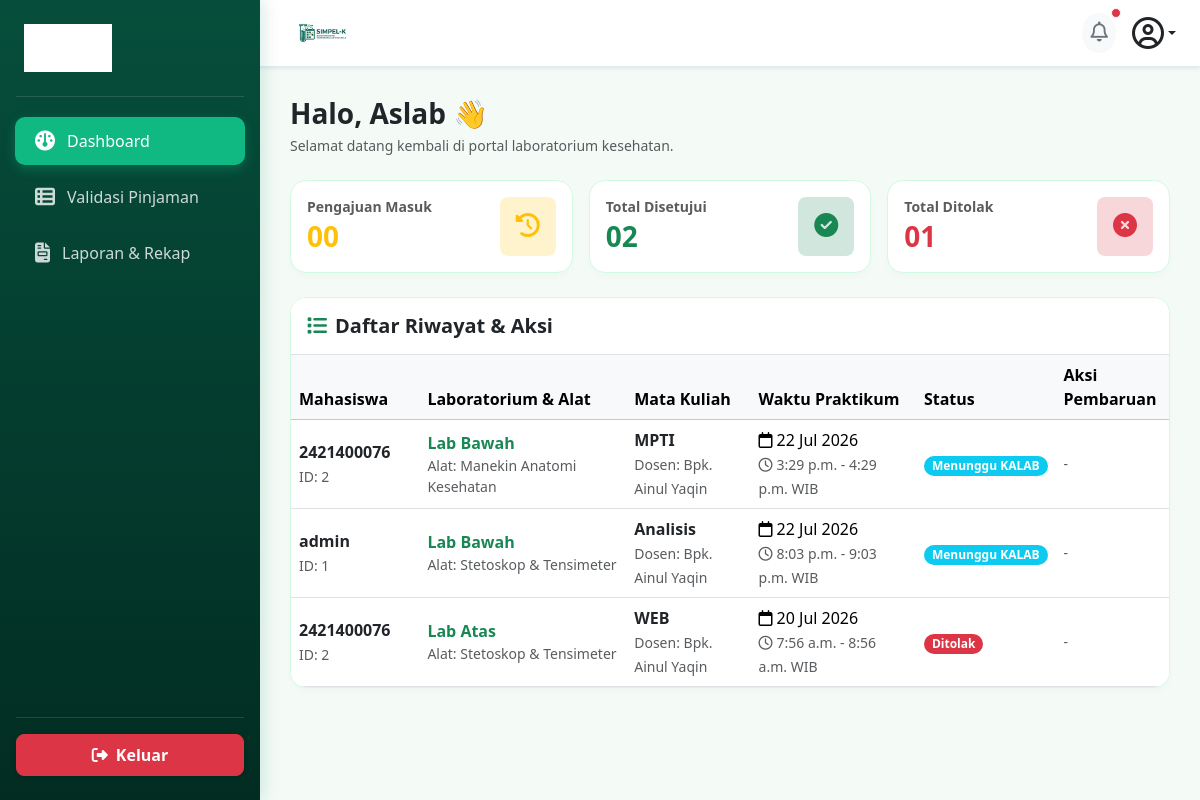
The app's page /aslab/dashboard/ (signed in), older data.
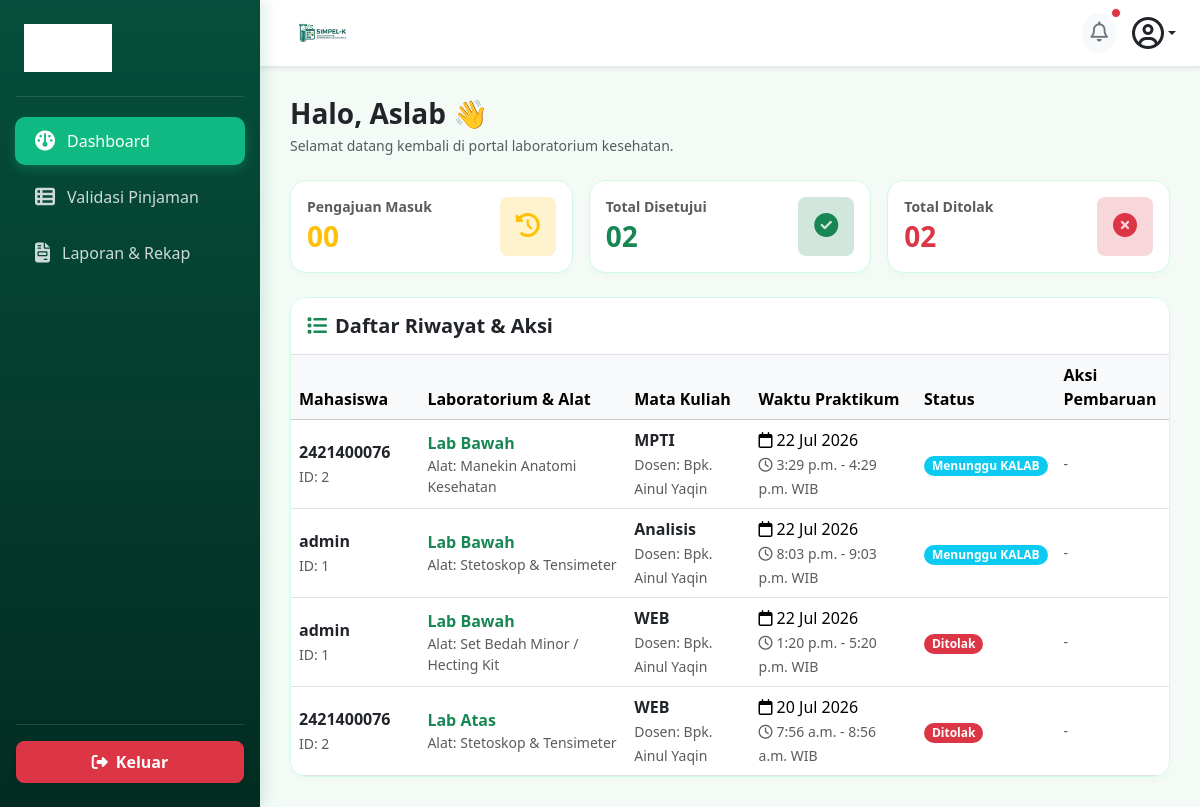
The same page, newer data.
### core_auth/models.py (models this page shows, shortened)
class Peminjaman(models.Model):
    STATUS_CHOICES = [
        ('pending', 'Menunggu Validasi ASLAB'),
        ('verified', 'Menunggu Persetujuan KALAB'),
        ('disetujui', 'Disetujui / Jadwal Dikunci'),
        ('ditolak', 'Ditolak'),
        ('selesai', 'Selesai / Sudah Dikembalikan'),
    ]
    mahasiswa = models.ForeignKey(settings.AUTH_USER_MODEL, on_delete=models.CASCADE, related_name='peminjaman_mahasiswa')
    ruang_lab = models.ForeignKey(RuangLab, on_delete=models.CASCADE)
    alat_bahan = models.ForeignKey(AlatBahan, on_delete=models.PROTECT)
    keperluan = models.TextField()
    nama_dosen = models.CharField(max_length=100)
    mata_kuliah = models.CharField(max_length=100)
    tanggal_pinjam = models.DateField()
    wkt_mulai = models.TimeField()
    wkt_akhir = models.TimeField()
    status = models.CharField(max_length=20, choices=STATUS_CHOICES, default='pending')
    di_validasi_oleh = models.ForeignKey(
        settings.AUTH_USER_MODEL,
        on_delete=models.SET_NULL,
        blank=True,
        null=True,
        related_name='aslab_verifikator'
    )
    tgl_pengajuan = models.DateTimeField(auto_now_add=True)
    catatan_tolak = models.TextField(blank=True, null=True)

class User(AbstractUser):
    ROLE_CHOICES = [
        ('mahasiswa', 'Mahasiswa/PJMK'),
        ('aslab', 'Asisten Laboratorium'),
        ('kaleb', 'Kepala Laboratorium'),
    ]
    role = models.CharField(max_length=20, choices=ROLE_CHOICES, default='mahasiswa')
    nim = models.CharField(max_length=20, blank=True, null=True, unique=True)
    prodi = models.CharField(max_length=50, blank=True, null=True)
    no_hp = models.CharField(max_length=15, blank=True, null=True)

class RuangLab(models.Model):
    nama_ruang = models.CharField(max_length=100)
    kapasitas = models.IntegerField()
    deskripsi = models.TextField(blank=True, null=True)

class AlatBahan(models.Model):
    nama_alat = models.CharField(max_length=100)
    stok_tersedia = models.IntegerField(default=0)
    satuan = models.CharField(max_length=20, default='Pcs')

### aslab/views.py (the view)
# urls.py: path('dashboard/', views.dashboard_aslab, name='dashboard'),
@login_required(login_url='core_auth:login')
def dashboard_aslab(request):
    semua_peminjaman = Peminjaman.objects.all().order_by('-tanggal_pinjam')
    total_masuk = Peminjaman.objects.filter(status__in=['pending', 'pengembalian_diajukan']).count()
    total_disetujui = Peminjaman.objects.filter(status__in=['verified', 'disetujui', 'selesai']).count()
    total_ditolak = Peminjaman.objects.filter(status='ditolak').count()
    context = {
        'semua_peminjaman': semua_peminjaman,
        'total_masuk': total_masuk,
        'total_disetujui': total_disetujui,
        'total_ditolak': total_ditolak,
    }
    return render(request, 'aslab/dashboard.html', context)

### aslab/templates/aslab/dashboard.html (shortened to what the changed rows need)
{% load static %}
<!DOCTYPE html>
<html lang="id">
<head>
    <link href="https://cdn.jsdelivr.net/npm/bootstrap@5.3.2/dist/css/bootstrap.min.css" rel="stylesheet">
    <link rel="stylesheet" href="https://cdnjs.cloudflare.com/ajax/libs/font-awesome/6.4.2/css/all.min.css">
</head>
<body>
    <div class="main-content">
        <div class="row g-3 mb-4">
            <div class="col-12 col-sm-4">
                <div class="card card-custom p-3 bg-white">
                    <div class="d-flex align-items-center justify-content-between">
                        <div>
                            <h6 class="text-muted fw-bold mb-1 small">Total Ditolak</h6>
                            <h3 class="fw-bold text-danger mb-0">{{ total_ditolak|stringformat:"02d" }}</h3>
                        </div>
                    </div>
                </div>
            </div>
        </div>
        <div class="card card-custom bg-white overflow-hidden">
            <div class="table-responsive">
                <table class="table table-hover align-middle mb-0" style="min-width: 800px;">
                    <thead class="table-light">
                        <tr>
                            <th style="width: 15%;">Mahasiswa</th>
                            <th style="width: 25%;">Laboratorium & Alat</th>
                            <th style="width: 15%;">Mata Kuliah</th>
                            <th style="width: 20%;">Waktu Praktikum</th>
                            <th style="width: 12%;">Status</th>
                            <th style="width: 13%;">Aksi Pembaruan</th>
                        </tr>
                    </thead>
                    <tbody>
                        {% for pinjam in semua_peminjaman %}
                        <tr>
                            <td>
                                <div class="fw-bold text-dark">{{ pinjam.mahasiswa.username }}</div>
                                <small class="text-muted">ID: {{ pinjam.mahasiswa.id }}</small>
                            </td>
                            <td>
                                <div class="fw-bold text-success">{{ pinjam.ruang_lab.nama_ruang }}</div>
                                <small class="text-muted d-block">Alat: {{ pinjam.alat_bahan.nama_alat }}</small>
                            </td>
                            <td>
                                <div class="fw-bold text-dark">{{ pinjam.mata_kuliah }}</div>
                                <small class="text-muted">
                                    Dosen: {{ pinjam.dosen|default:pinjam.nama_dosen|default:"-" }}
                                </small>
                            </td>
                            <td>
                                <div><i class="fa-regular fa-calendar me-1"></i>{{ pinjam.tanggal_pinjam|date:"d M Y" }}</div>
                                <small class="text-muted"><i class="fa-regular fa-clock me-1"></i>{{ pinjam.wkt_mulai }} - {{ pinjam.wkt_akhir }} WIB</small>
                            </td>
                            <td>
                                {% if pinjam.status == 'pending' %}
                                <span class="badge bg-warning text-dark px-2 py-1 rounded-pill small">Menunggu ASLAB</span>
                                {% elif pinjam.status == 'verified' %}
                                <span class="badge bg-info text-white px-2 py-1 rounded-pill small">Menunggu KALAB</span>
                                {% elif pinjam.status == 'disetujui' %}
                                <span class="badge bg-success px-2 py-1 rounded-pill small">Disetujui</span>
                                {% elif pinjam.status == 'pengembalian_diajukan' %}
                                <span class="badge bg-warning text-dark px-2 py-1 rounded-pill small">Ajukan Pengembalian</span>
                                {% elif pinjam.status == 'selesai' %}
                                <span class="badge bg-primary px-2 py-1 rounded-pill small">Selesai</span>
                                {% else %}
                                <span class="badge bg-danger px-2 py-1 rounded-pill small">Ditolak</span>
                                {% endif %}
                            </td>
                            <td>
                                <div class="btn-action-group">
                                    {% if pinjam.status == 'pending' %}
                                    <a href="{% url 'aslab:verifikasi' pinjam.id 'verifikasi' %}"
                                        class="btn btn-success btn-action"
                                        onclick="return confirm('Verifikasi peminjaman ini ke KALAB?');">
                                        <i class="fa-solid fa-check"></i> Verifikasi
                                    </a>
                                    <a href="{% url 'aslab:verifikasi' pinjam.id 'tolak' %}"
                                        class="btn btn-danger btn-action"
                                        onclick="return confirm('Yakin ingin MENOLAK peminjaman ini?');">
                                        <i class="fa-solid fa-xmark"></i> Tolak
                                    </a>
                                    {% elif pinjam.status == 'pengembalian_diajukan' %}
                                    <a href="{% url 'aslab:verifikasi' pinjam.id 'selesai' %}"
                                        class="btn btn-primary btn-action"
                                        onclick="return confirm('Konfirmasi bahwa alat/lab sudah selesai dikembalikan?');">
                                        <i class="fa-solid fa-box-archive"></i> Selesai
                                    </a>
                                    {% else %}
                                    <span class="text-muted small italic">-</span>
                                    {% endif %}
                                </div>
                            </td>
                        </tr>
                        {% empty %}
                        <tr>
                            <td colspan="6" class="text-center py-4 text-muted">Belum ada data pengajuan peminjaman laboratorium.</td>
                        </tr>
                        {% endfor %}
                    </tbody>
                </table>
            </div>
        </div>
    </div>
</body>
</html>

Row changes from the older to the newer data that the page shows:
added Peminjaman: mahasiswa.username "admin", mahasiswa.id "1", ruang_lab.nama_ruang "Lab Bawah", alat_bahan.nama_alat "Set Bedah Minor / Hecting Kit", mata_kuliah "WEB", dosen "Bpk. Ainul Yaqin", tanggal_pinjam "22 Jul 2026", wkt_mulai "1:20 p.m.", wkt_akhir "5:20 p.m.", status "Ditolak"
Text that changed along with them:
{{ total_ditolak|stringformat:"02d" }}: "01" → "02"
